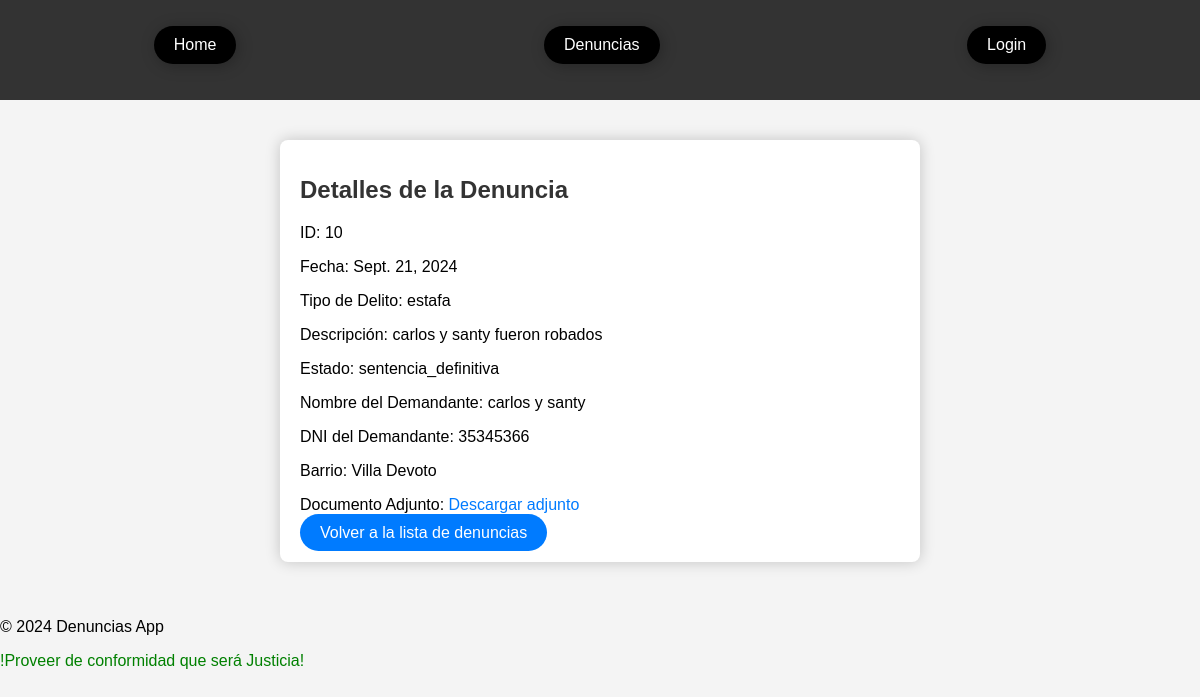
/denuncias/10/, run on the app's committed database.
### denuncias/models.py (models this page shows, shortened)
class Denuncia(models.Model):
    archivo = models.FileField(upload_to='archivos_denuncias/', null=True, blank=True)
    TIPOS_DELITO = [
        ('robo', 'Robo'),
        ('fraude', 'Fraude'),
        ('violencia', 'Violencia'),
        ('homicidio', 'Homicidio'),
        ('secuestro', 'Secuestro'),
        ('extorsion', 'Extorsión'),
        ('trafico_drogas', 'Tráfico de Drogas'),
        ('trata_personas', 'Trata de Personas'),
        ('lesiones', 'Lesiones'),
        ('estafa', 'Estafa'),
    ]
    BARRIOS = [
        ('Agronomía', 'Agronomía'),
        ('Almagro', 'Almagro'),
        ('Balvanera', 'Balvanera'),
        ('Barracas', 'Barracas'),
        ('Belgrano', 'Belgrano'),
        ('Caballito', 'Caballito'),
        ('Chacarita', 'Chacarita'),
        ('Colegiales', 'Colegiales'),
        ('Constitución', 'Constitución'),
        ('Flores', 'Flores'),
        ('Floresta', 'Floresta'),
        ('La Boca', 'La Boca'),
        ('La Paternal', 'La Paternal'),
        ('Liniers', 'Liniers'),
        ('Mataderos', 'Mataderos'),
        ('Monserrat', 'Monserrat'),
        ('Núñez', 'Núñez'),
        ('Palermo', 'Palermo'),
        ('Parque Avellaneda', 'Parque Avellaneda'),
        ('Parque Chacabuco', 'Parque Chacabuco'),
        ('Parque Patricios', 'Parque Patricios'),
        ('Puerto Madero', 'Puerto Madero'),
        ('Recoleta', 'Recoleta'),
        ('Retiro', 'Retiro'),
        ('Saavedra', 'Saavedra'),
        ('San Cristóbal', 'San Cristóbal'),
        ('San Nicolás', 'San Nicolás'),
        ('San Telmo', 'San Telmo'),
        ('Vélez Sársfield', 'Vélez Sársfield'),
        ('Villa Crespo', 'Villa Crespo'),
        ('Villa del Parque', 'Villa del Parque'),
        ('Villa Devoto', 'Villa Devoto'),
        ('Villa Lugano', 'Villa Lugano'),
        ('Villa Luro', 'Villa Luro'),
        ('Villa Pueyrredón', 'Villa Pueyrredón'),
        ('Villa Urquiza', 'Villa Urquiza'),
    ]
    ESTADOS_DENUNCIA = [
        ('presentada', 'Presentada'),
        ('confirmada', 'Confirmada'),
        ('sentencia_definitiva', 'Sentencia Definitiva'),
    ]
    titulo = models.CharField(max_length=100)
    descripcion = models.TextField()
    nombre_demandante = models.CharField(max_length=100)
    dni_demandante = models.CharField(max_length=15)
    estado = models.CharField(max_length=20, choices=ESTADOS_DENUNCIA, default='presentada')
    tipo_delito = models.CharField(max_length=20, choices=TIPOS_DELITO)
    fecha_creacion = models.DateTimeField(auto_now_add=True)
    barrio = models.CharField(max_length=100, choices=BARRIOS)
    fecha = models.DateField(null=True)
    documento_adjunto = models.FileField(upload_to='documentos_adjuntos/')

### denuncias/views.py (the view)
# urls.py: path('<int:pk>/', views.DenunciaDetailView.as_view(), name='denuncia_detail'),
class DenunciaDetailView(DetailView):
    model = Denuncia
    template_name = 'denuncias/denuncia_detail.html'
    def get_context_data(self, **kwargs):
        context = super().get_context_data(**kwargs)
        user = self.request.user
        if user.is_authenticated:
            if user.is_superuser:
                context['can_edit'] = True
                context['can_delete'] = True
            elif user.groups.filter(name='Empleado').exists():
                context['can_edit'] = True
                context['can_delete'] = False
            else:
                context['can_edit'] = False
                context['can_delete'] = False
        else:
            context['can_edit'] = False
            context['can_delete'] = False
        return context

### denuncias/templates/denuncias/denuncia_detail.html (shortened to what this page needs)
{% extends 'base_generic.html' %}
{% block content %}
<div class="detail-container">
    <h1>Detalles de la Denuncia</h1>
    <p>ID: {{ object.id }}</p>
    <p>Fecha: {{ object.fecha }}</p>
    <p>Tipo de Delito: {{ object.tipo_delito }}</p>
    <p>Descripción: {{ object.descripcion }}</p>
    <p>Estado: {{ object.estado }}</p>
    <p>Nombre del Demandante: {{ object.nombre_demandante }}</p>
    <p>DNI del Demandante: {{ object.dni_demandante }}</p>
    <p>Barrio: {{ object.barrio }}</p>
    {% if object.documento_adjunto %}
    <p>Documento Adjunto: <a href="{{ object.documento_adjunto.url }}" target="_blank">Descargar adjunto</a></p>
    {% else %}
    <p>Documento Adjunto: No hay archivo adjunto</p>
    {% endif %}
    <a href="{% url 'denuncia_list' %}" class="back-button">Volver a la lista de denuncias</a>
</div>
{% endblock %}

### denuncias/static/css/style.css (style rules this page uses)
body { font-family: 'Arial', sans-serif; margin: 0; padding: 0; background-color: #f4f4f4; }
h1 { color: #333; }

### denuncias/templates/denuncias/denuncia_detail.html (style rules this page uses)
body { font-family: Arial, sans-serif; background-color: #f4f4f4; margin: 0; padding: 0; }
.detail-container { max-width: 600px; margin: 20px auto; background-color: #fff; padding: 20px; border-radius: 8px; box-shadow: 0 0 15px rgba(0, 0, 0, 0.2); }
h1 { color: #333; font-size: 24px; margin-bottom: 20px; }
p { margin-bottom: 10px; }
a { color: #007bff; text-decoration: none; }
.back-button { background-color: #007bff; color: white; padding:10px 20px; border-radius:20px; margin:15px 0px 0px 0px; }

### data on the page
Denuncia: id "10", fecha "Sept. 21, 2024", tipo_delito "estafa", descripcion "carlos y santy fueron robados", estado "sentencia_definitiva", nombre_demandante "carlos y santy", dni_demandante "35345366", barrio "Villa Devoto"
